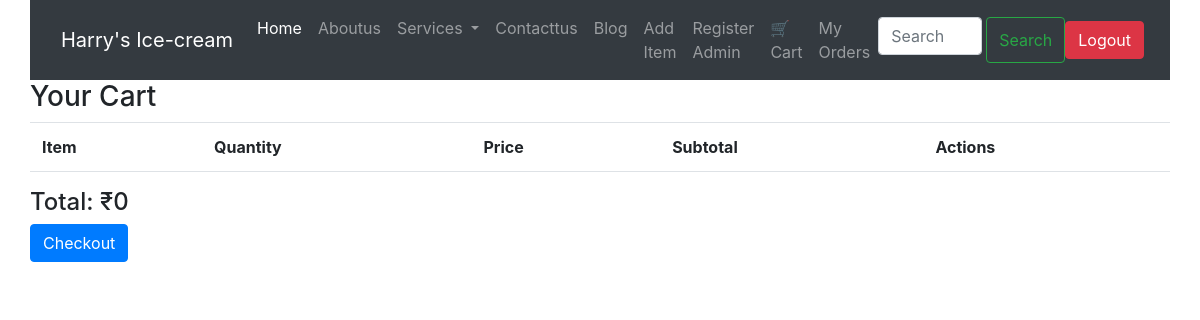
/cart/ (signed in), run on an earlier commit of the app's database.
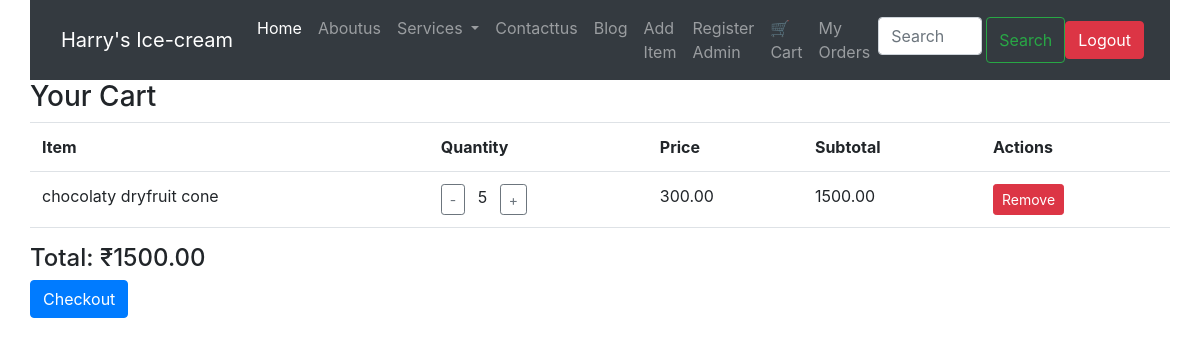
And on a later commit of the database.
### my_app/models.py (models this page shows, shortened)
class CartItem(models.Model):
    user = models.ForeignKey(User, on_delete=models.CASCADE)
    icecream = models.ForeignKey('Icecream', on_delete=models.CASCADE)
    quantity = models.PositiveIntegerField(default=1)

class Icecream(models.Model):
    CATEGORY_CHOICES = [
        ('Icecream', 'Icecream'),
        ('Softy', 'Softy'),
        ('Milkshake', 'Milkshake'),
    ]
    name = models.CharField(max_length=100)
    description = models.TextField()
    image = models.ImageField(upload_to='icecream_images/', null=True, blank=True)
    price = models.DecimalField(max_digits=6, decimal_places=2)
    added_by = models.ForeignKey(User, on_delete=models.CASCADE, null=True, blank=True)
    category = models.CharField(max_length=100, choices=CATEGORY_CHOICES)

### my_app/views.py (the view)
# urls.py: path('cart/', views.view_cart, name='view_cart'),
@login_required
def view_cart(request):
    cart_items = CartItem.objects.filter(user=request.user)
    for item in cart_items:
        item.subtotal = item.quantity * item.icecream.price
    total = sum(item.subtotal for item in cart_items)
    return render(request, 'view_cart.html', {'cart_items': cart_items, 'total': total})

### templates/view_cart.html (shortened to what this page needs)
{% extends "base.html" %}
 {% block content %}
<h3>Your Cart</h3>
<table class="table">
  <tr>
    <th>Item</th><th>Quantity</th><th>Price</th><th>Subtotal</th><th>Actions</th>
  </tr>
  {% for item in cart_items %}
  <tr>
    <td>{{ item.icecream.name }}</td>
    <td><form action="{% url 'update_cart_quantity' item.id %}" method="post" style="display:inline-block;">
        <button type="submit" name="action" value="decrease" class="btn btn-sm btn-outline-secondary">-</button>
        <span class="mx-2">{{ item.quantity }}</span>
        <button type="submit" name="action" value="increase" class="btn btn-sm btn-outline-secondary">+</button>
      </form></td>
    <td>{{ item.icecream.price }}</td>
    <td>{{ item.subtotal }}</td>
    <td>
        <a href="{% url 'remove_from_cart' item.id %}" class="btn btn-sm btn-danger">Remove</a>
      </td>
  </tr>
  {% endfor %}
</table>
<h4>Total: ₹{{ total }}</h4>
<a href="{% url 'checkout' %}" class="btn btn-primary">Checkout</a>
{% endblock content %}

What changed in the data, as far as the page shows it:
added CartItem: icecream.name "chocolaty dryfruit cone", quantity "5", icecream.price "300.00", subtotal "1500.00"
Also different on the page:
{{ total }}: "0" → "1500.00"
